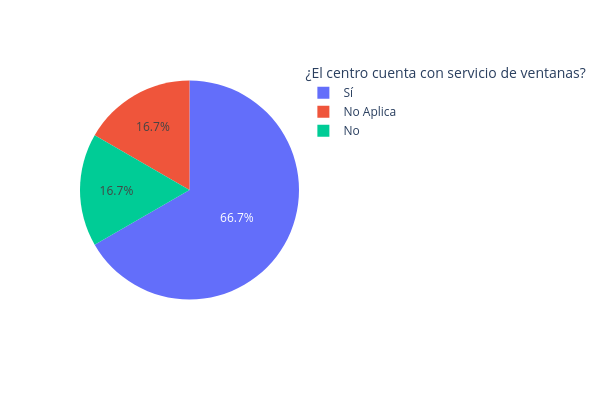

Notebook cell for this chart:
### Code cell
fig = px.pie(mantenimiento_df, names = mantenimiento_df["ventanas"].value_counts().index, values = mantenimiento_df["ventanas"].value_counts())

fig.update_layout(
    {
        "height" : 400,
        "width" : 600,
        "legend_title_text" : "¿El centro cuenta con servicio de mantenimiento hacia las ventanas?"
    }
)

### Figure 1 — Plotly figure (JSON) as saved in the notebook; plotly's stock layout.template omitted (floating-point values rounded to 4 significant figures)
{"data": [{"domain": {"x": [0, 1], "y": [0, 1]}, "hovertemplate": "label=%{label}<br>value=%{value}<extra></extra>", "labels": ["Sí", "No Aplica", "No"], "legendgroup": "", "name": "", "showlegend": true, "type": "pie", "values": [8, 2, 2]}], "layout": {"height": 400, "legend": {"title": {"text": "¿El centro cuenta con servicio de ventanas?"}, "tracegroupgap": 0}, "margin": {"t": 60}, "width": 600}}
